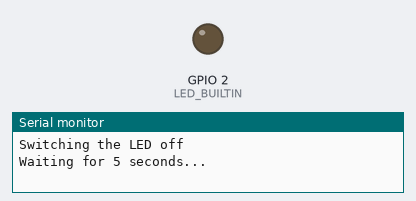
This sketch was run on a simulated ESP32. Shown: output pins drawn as LEDs (lit = HIGH), the last lines printed to the serial monitor.

Above: at 2.5 s.
At 7.5 s:
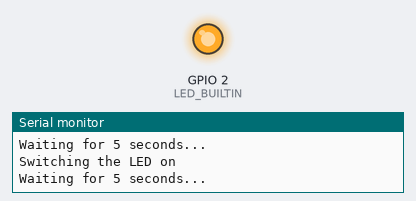
Timing chart, 0 to 13.0 s (numbered marks = the images above):
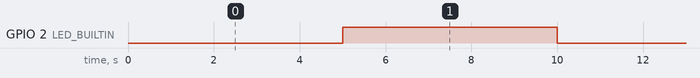

The sketch:

iotws.ino
```cpp
// include libraries here


// button on board - use for whatever
#define BUTTON_PIN      33

// analog value from gas sensor
#define GAS_SENSOR_PIN  35

// pins for LCD
#define LCD_RS          27
#define LCD_EN          25
#define LCD_D4          32
#define LCD_D5          17
#define LCD_D6          16
#define LCD_D7          15

bool ledState;

void setup() {
  // init serial output (ability to write below to Serial Monitor)
  Serial.begin(115200);

  // init button with pull-resistor (you don't need this, unless you want to use the button for some action)
  pinMode(BUTTON_PIN, INPUT_PULLUP);

  // There is a BUILTIN LED on the board - set it as output pin
  // We can "read" from output pins, we can "write" to input pins
  // pinMode can change pin's state between input/output
  pinMode(LED_BUILTIN, OUTPUT);
}

void loop() {
  Serial.printf("Switching the LED %s\n", ledState ? "on" : "off");
  digitalWrite(LED_BUILTIN, ledState ? HIGH : LOW); // HIGH and LOW are predefined constants for 1 and 0
  ledState = !ledState;

  // wait for 5 seconds before running loop() again
  Serial.println("Waiting for 5 seconds...");
  delay(5000);
}
```

Measured:
- by itself, GPIO 2 (LED_BUILTIN): alternates HIGH for 5.0 s and LOW for 5.0 s
